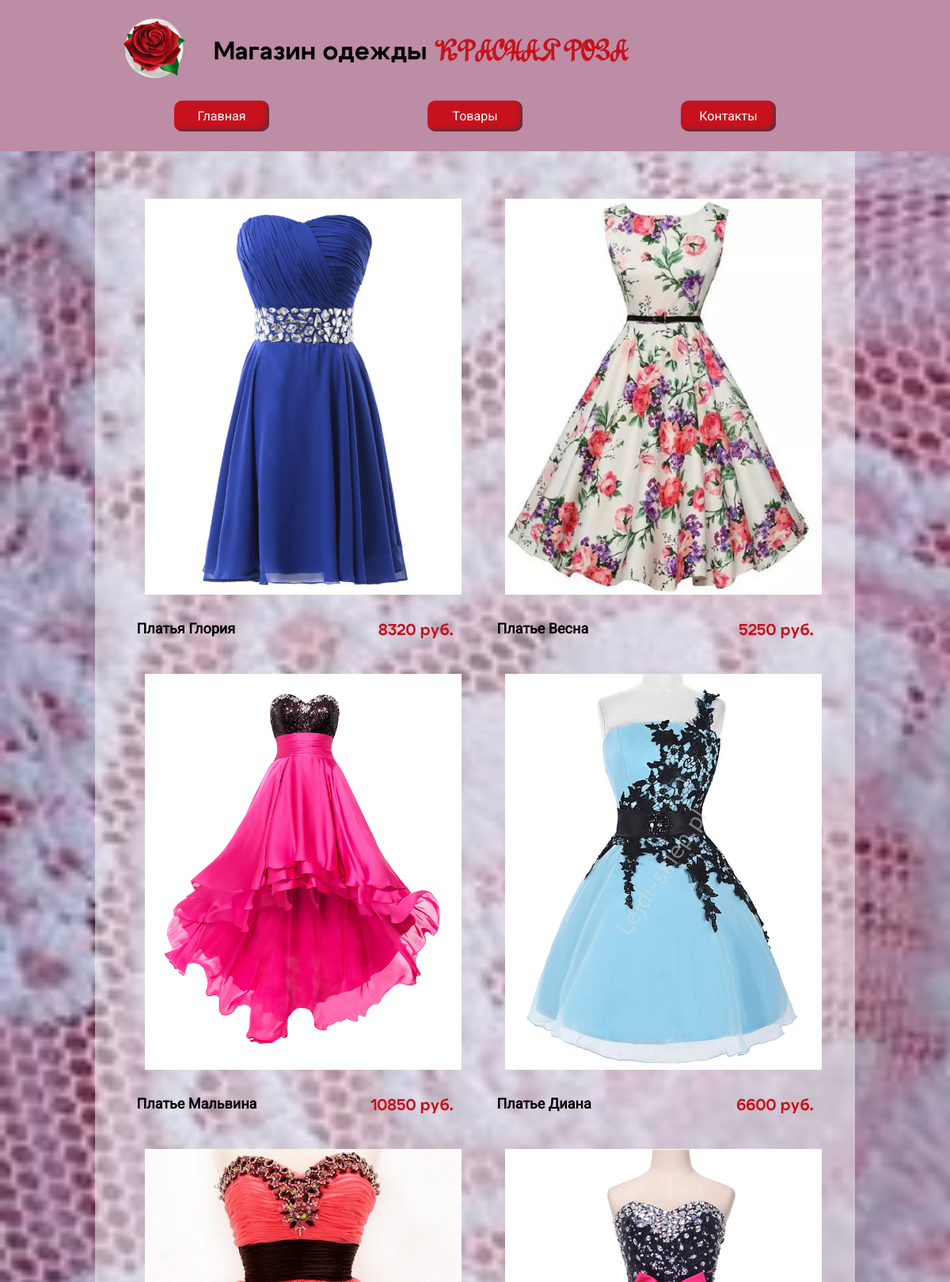
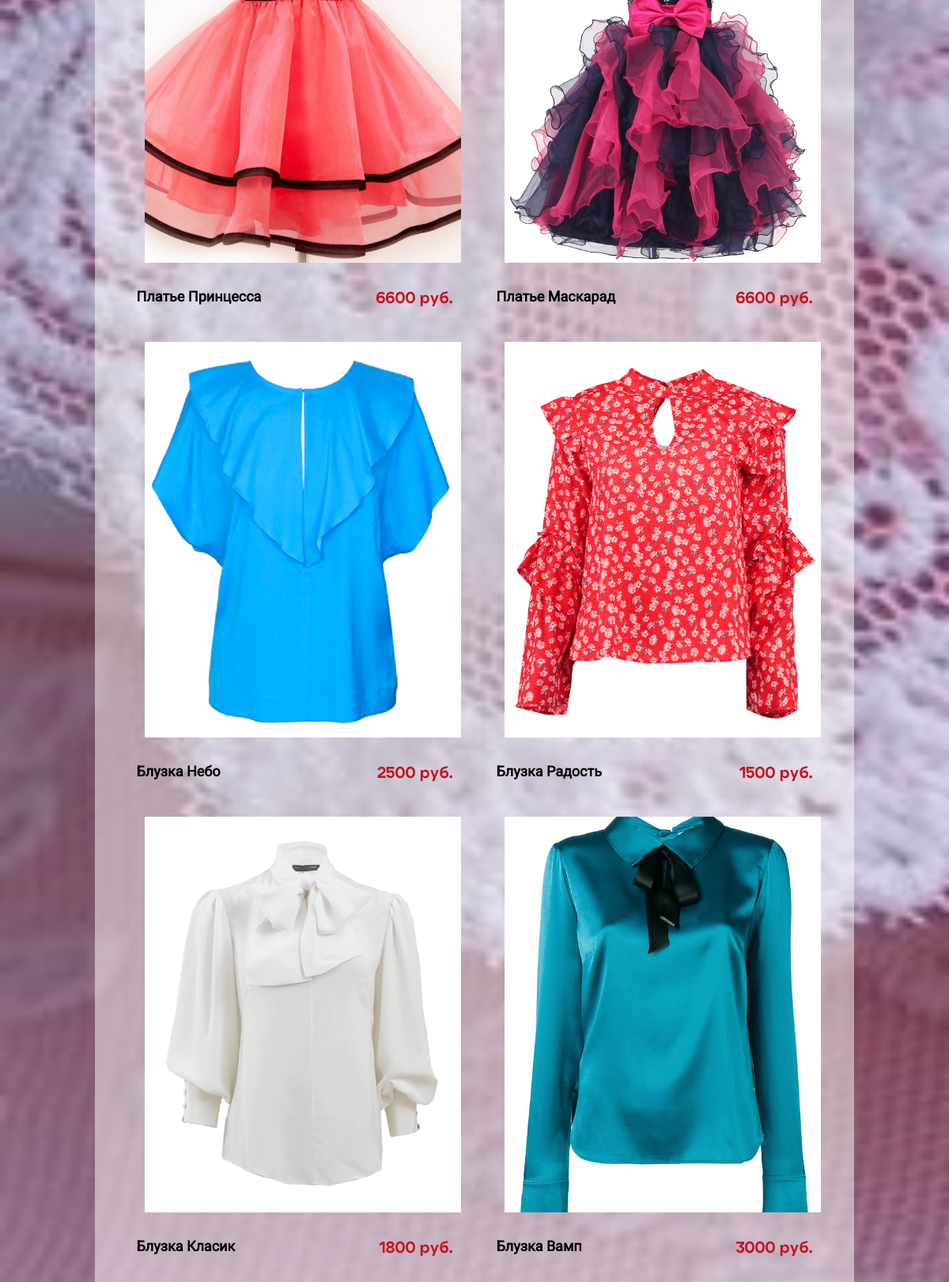
/clothes (upper part), run on the app's committed database (2 pictures, top to bottom).
### tables this page shows
CREATE TABLE "clothings" (
	"id"	INTEGER NOT NULL,
	"category"	TEXT NOT NULL,
	"name"	TEXT NOT NULL,
	"img"	TEXT NOT NULL,
	"price"	INTEGER NOT NULL,
	"short_descr"	TEXT NOT NULL,
	"full_descr"	TEXT NOT NULL,
	PRIMARY KEY("id" AUTOINCREMENT)
);

### server.py (the view)
@app.route("/clothes")
def clothes():
    con = get_connect()
    b = base.ProductDB(con)
    return render_template("clothes.html", menu=navMenu, cards=b.getAllProduct())

### base.py (called while the page is built)
    def getAllProduct(self):
        sql = "SELECT * FROM clothings"
        try:
            self.__cursor.execute(sql)
            return self.__cursor.fetchall()
        except:
            print("ошибка чтения из базы данных")
            return []

### server.py (called while the page is built)
def connect_db():
    con = sqlite3.connect(app.config['DATABASE'])
    con.row_factory = sqlite3.Row
    return con

def get_connect():
    if not hasattr(g, 'link_db'):
        g.link_db = connect_db()
    return g.link_db

@app.teardown_appcontext
def close_connect(error):
    if hasattr(g, 'link_db'):
        g.link_db.close()

### templates/clothes.html (shortened to what this page needs)
{% extends 'base.html' %}
{% block main %}
    <div class="items">
        {% for c in cards %}
            <a href="/card/{{c.id}}" class="item">
                <img src="/static/img/clothes/{{c.img}}" alt="" class="img">
                <div class="description">
                    <p class="text">{{c.name}}</p>
                    <p class="price">{{c.price}} руб.</p>
                </div>
            </a>
        {% endfor %}
    </div>
{% endblock %}

### templates/base.html (shortened to what this page needs)
<!DOCTYPE html>
<html lang="ru">
<head>
    <link rel="stylesheet" href="/static/css/main_style.css">
</head>
<body>
    <header class="header">
        <div class="container">
            <div class="logo">
                <a href="{{ url_for('index') }}"><img src="/static/img/logo.png" alt="logo"></a>
                <h1 class="name">Магазин одежды <span>КРАСНАЯ РОЗА</span></h1>
            </div>
            {% block nav_menu %}
                <div class="nav_bar">
                    {% for b in menu %}
                        <a href="{{b.link}}">{{b.name}}</a>
                    {% endfor %}
                </div>
            {% endblock %}
        </div>
    </header>
    <section class="main">
        <div class="container">
            {% block main %}
            {% endblock %}
        </div>
    </section>
</body>
</html>

### static/css/main_style.css (style rules this page uses)
body { margin: 0; padding: 0; background-color: #bd8ca5; font-family: 'Roboto'; }
.container { width: 1140px; margin: 0 auto; padding: 0; }
.header .logo { display: flex; align-items: center; font-family: 'Cygre bold'; margin: 20px 0; }
.header .logo img, .footer img { width: 150px; }
.header .logo .name span { color: #c7121d; font-family: 'Christmas ScriptC'; }
.header .nav_bar { display: flex; justify-content: space-around; padding-bottom: 25px; }
.header .nav_bar a { text-decoration: none; color: #fff; background-color: #c7121d; width: 100px; padding: 10px; border-radius: 10px; text-align: center; box-shadow: -5px -5px 5px -2px rgba(34, 60, 80, 0.6) inset; }
.main { background-image: url("/static/img/bg_ping.jpg"); background-attachment: fixed; background-size: cover; }
.main .container { background-color: #ffffff7d; }
.main .items { display: flex; justify-content: space-around; flex-wrap: wrap; gap: 50px; padding: 50px; }
.main .item { text-decoration: none; color: #000; width: 400px; height: 500px; padding-bottom: 50px; }
.main .item img { width: 100%; height: 100%; object-fit: cover; padding: 10px; }
.main .item .description { display: flex; justify-content: space-between; }
.main .item .price { font-family: 'Cygre bold'; color: #c7121d; font-size: 20px; }
.main .item .text { font-size: 18px; font-weight: 700; }
@media (max-width: 1200px) { .container { width: 960px; } }

### data on the page
clothings: img (picture), name "Платья Глория", price "8320"
clothings: img (picture), name "Платье Весна", price "5250"
clothings: img (picture), name "Платье Мальвина", price "10850"
clothings: img (picture), name "Платье Диана", price "6600"
clothings: img (picture), name "Платье Принцесса", price "6600"
clothings: img (picture), name "Платье Маскарад", price "6600"
clothings: img (picture), name "Блузка Небо", price "2500"
clothings: img (picture), name "Блузка Радость", price "1500"
clothings: img (picture), name "Блузка Класик", price "1800"
clothings: img (picture), name "Блузка Вамп", price "3000"

### other printed values
{{ b.name }} "Главная" "Товары" "Контакты"
